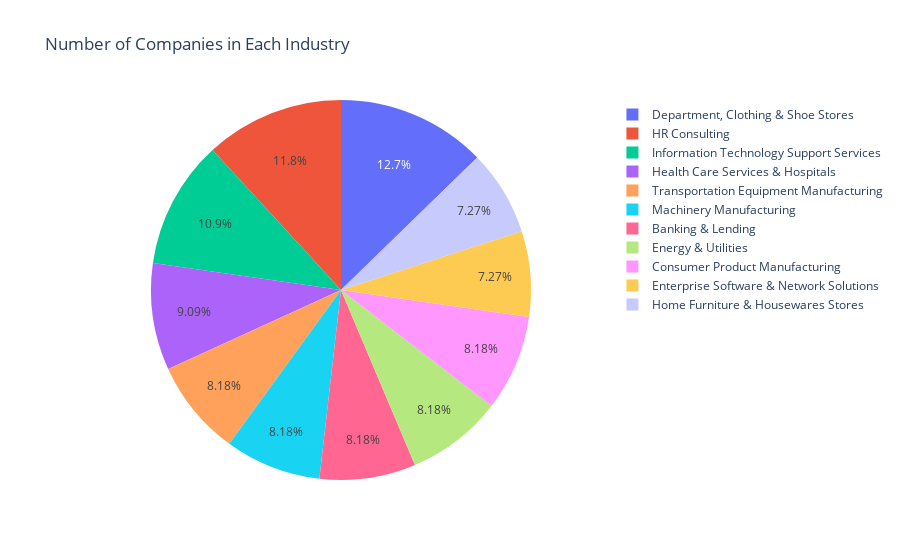

Here is the notebook cell this chart was saved with:
### Code cell
#visualization of industry size
# Count the number of companies in each industry
industry_counts = data['industry'].value_counts().reset_index()
industry_counts.columns = ['industry', 'count']

# Create the pie chart using Plotly Express
fig = px.pie(industry_counts, values='count', names='industry', title='Number of Companies in Each Industry')

# Customize the appearance of the pie chart
fig.update_traces(textposition='inside', textinfo='percent')

# Show the interactive pie chart
fig.show()

### Figure 1 — Plotly figure (JSON) as saved in the notebook; plotly's stock layout.template omitted (floating-point values rounded to 4 significant figures)
{"data": [{"domain": {"x": [0, 1], "y": [0, 1]}, "hovertemplate": "industry=%{label}<br>count=%{value}<extra></extra>", "labels": ["Department, Clothing & Shoe Stores", "HR Consulting", "Information Technology Support Services", "Health Care Services & Hospitals", "Transportation Equipment Manufacturing", "Machinery Manufacturing", "Banking & Lending", "Energy & Utilities", "Consumer Product Manufacturing", "Enterprise Software & Network Solutions", "Home Furniture & Housewares Stores"], "legendgroup": "", "name": "", "showlegend": true, "textinfo": "percent", "textposition": "inside", "type": "pie", "values": [14, 13, 12, 10, 9, 9, 9, 9, 9, 8, 8]}], "layout": {"legend": {"tracegroupgap": 0}, "title": {"text": "Number of Companies in Each Industry"}}}
